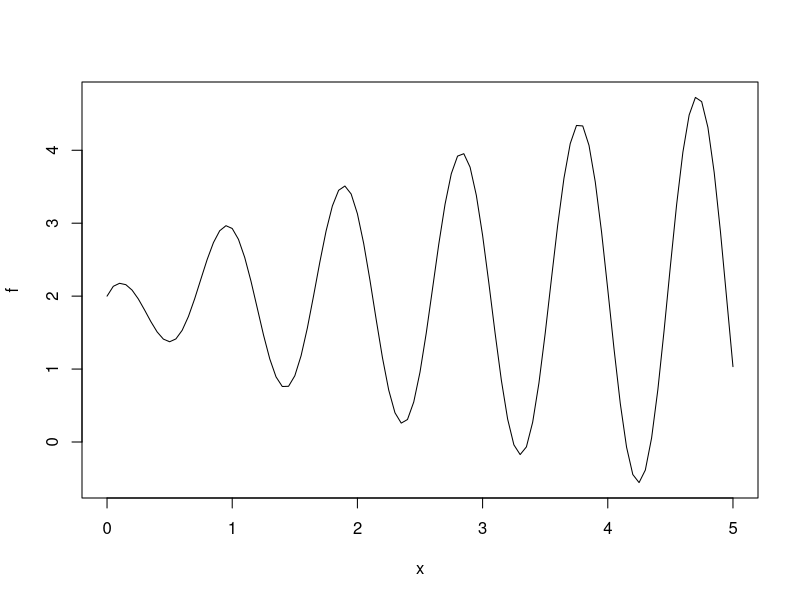
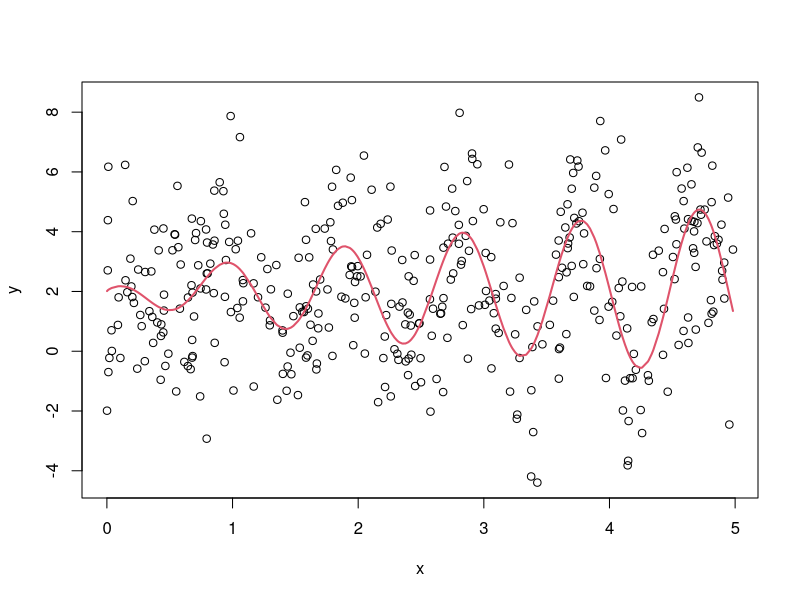
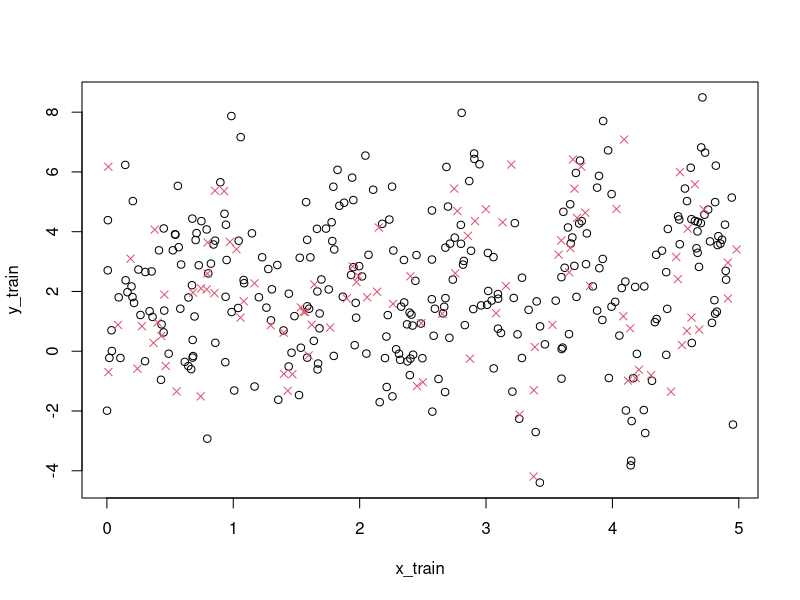
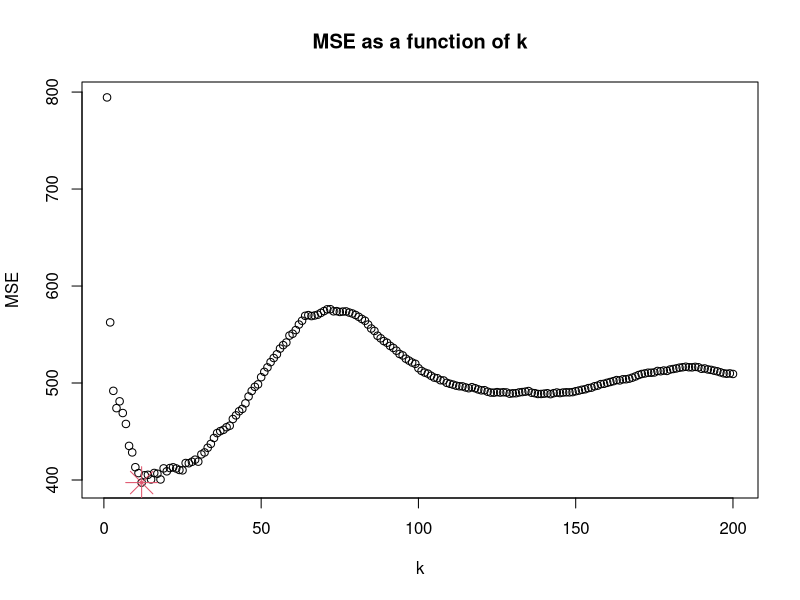
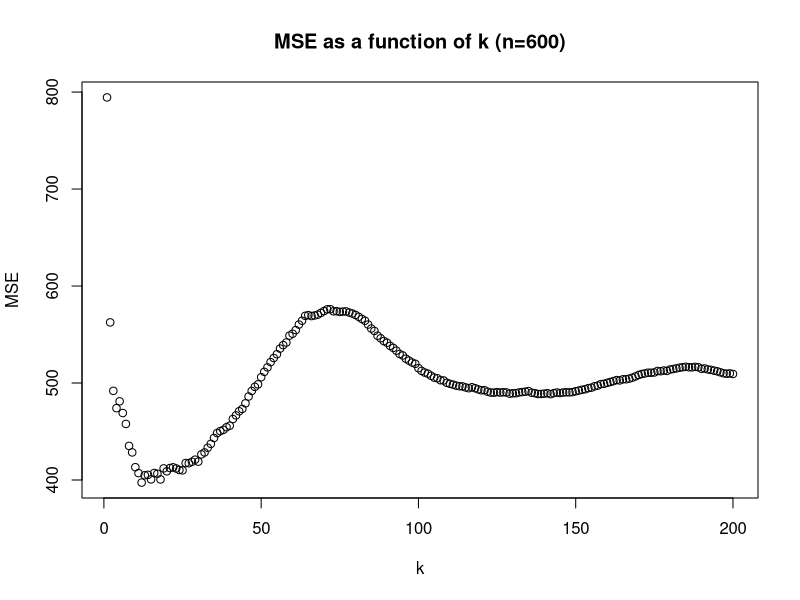
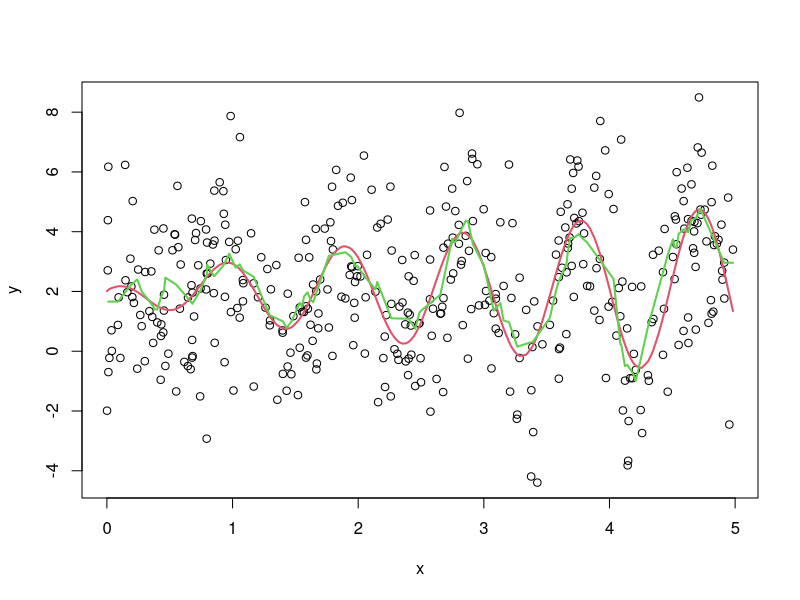
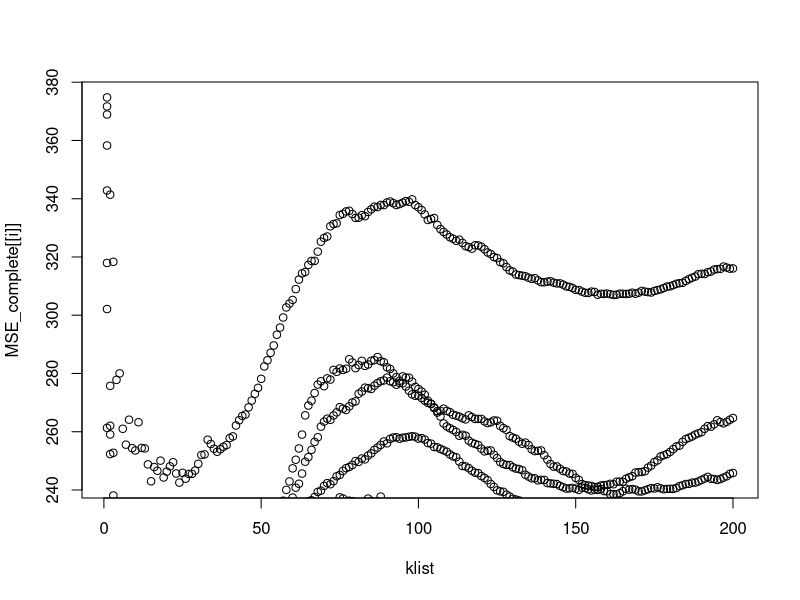
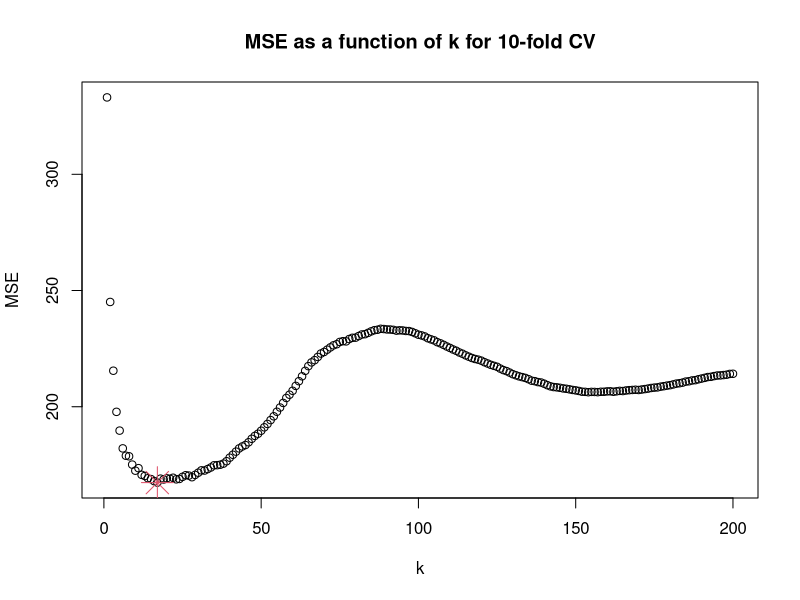

These charts were generated, in order, by the following R code: (Note: this script raises an error after producing the figures.)
# Selecting seed to be reproducible
set.seed(42)

# "best" predictor/algorithm
# One can try to modify the denominator inside the cosine to change the complexity of f*
f = function(x){
  y=2+x^(.2)*cos(x/.15)/x^-.45
  return(y)
}
plot(f,0,5)

# Simulating data points: change n and sigma
N=400
#sigma=1.2
sigma=2.0
x=runif(N,0,5); x=sort(x)  # For convenience, the input x is sorted
y=rep(0,times=N)
for (i in 1:N) {
  y[i] = f(x[i]) + rnorm(1,0,sigma)  # rnorm(size, mean, std)
}
plot(x,y)
points(x,f(x), type="l", col=2, lwd=2)

# k-neighbors estimator
# k is number of neighbors and test=TRUE/FALSE tells if you estimate
# over any grid (FALSE) or over the x sampled in test data set (TRUE)
kn = function(k, test){
  if (test=="FALSE") {
    z = seq(0, 5, by=0.01)
    ll = length(z)
  }
  if (test=="TRUE"){
    z = x_test
    ll = length(z)
  }
  nk = rep(0, times=ll)
  for (j in 1:ll) {
    veci = which(abs(z[j]-x_train) %in% sort(abs(z[j]-x_train))[1:k])
    nk[j] = sum(y_train[veci])/k
  }
  return(nk)
}

# Sampling data between train and test
indices = sample(c(1:N), size=300)  # getting indices randmonly
x_train = x[indices]
y_train = y[indices]
x_test = x[-indices]
y_test = y[-indices]

# Plotting train and test data in same figure
plot(x_train, y_train)
points(x_test, y_test, col=2, pch=4)

# MSE computation (test data)
klist = 1:200  # List of k to test
MSE = rep(0, times=length(klist))  # I make a zeroes array with length of ksize to store MSEs
for (ki in klist) {
  y_pred = kn(ki, "TRUE")
  MSEi = mean(sum((y_test - y_pred)^2))
  MSE[ki] = MSEi
}

# Getting best k from MSE
plot(klist, MSE, xlab="k", ylab="MSE", main="MSE as a function of k")
kbest = which.min(MSE)
points(kbest, MSE[kbest], col=2, pch=8, cex=3.0)

# plot for N=600
plot(klist, MSE, xlab="k", ylab="MSE", main="MSE as a function of k (n=600)")

# Plotting best estimator
plot(x,y)
points(x, f(x), type="l", col=2, lwd=2)
points(x_test, kn(kbest,"TRUE"), type="l", col=3, lwd=2)


####### CROSS VALIDATION (4.3) #######

# k-fold cross validation
folds = 10  # ex. folds=10 means 10-fold CV
fold_size = N/10

klist = 1:200  # List of k to test
MSE_complete = list()  # List to store the MSE list of each k-fold iteration
indices = sample(c(1:N), size=400)  # getting indices randmonly
for (iteration in 1:folds){
  metaindices_test = ((iteration-1)*fold_size+1):(iteration*fold_size)  # Parenthesis are really important to separate :
  ss1 = indices[-metaindices_test] # Choosing indices for train (ss1) and test (ss2)
  ss2 = indices[metaindices_test]
  # choosing partition train/test data
  y_train=y[ss1]
  x_train=x[ss1]
  y_test=y[ss2]
  x_test=x[ss2]
  # Plotting train and test data in same figure
  #plot(x_train, y_train)
  #points(x_test, y_test, col=2, pch=4)
  #browser()  # breakpoint
  # MSE computation (test data)
  MSE = rep(0, times=length(klist))  # I make a zeroes array with length of ksize to store MSEs
  for (ki in klist) {
    y_pred = kn(ki, "TRUE")
    MSEi = mean(sum((y_test - y_pred)^2))
    MSE[ki] = MSEi
  }
  MSE_complete[[iteration]] <- MSE  # Store the MSE for this k in the complete MSE list.
}

# Plotting all MSE curves
for (i in 1:folds) {
  if (i==1){
    plot(klist, MSE_complete[[i]])
  }
  else{
    points(klist, MSE_complete[[i]]) 
  }
}

# Computing mean MSE curve
MSE_mean_10fold = list()
for (i in klist) {
  sum = 0
  for (j in 1:folds) {
    sum = sum + MSE_complete[[j]][i]
  }
  MSE_mean_10fold[i] <- sum/folds
}
# Plotting mean MSE curve
#points(klist, MSE_mean, col=2)
plot(klist, MSE_mean_10fold, xlab="k", ylab="MSE", main="MSE as a function of k for 10-fold CV")
# Taking the best k from mean MSE curve
kbest_10fold = which.min(MSE_mean_10fold)
points(kbest_10fold, MSE_mean_10fold[kbest_10fold], col=2, pch=8, cex=3.0)

# Plotting best estimator
plot(x,y)
points(x, f(x), type="l", col=2, lwd=2)
# Sorting x_test for plotting
x_test = sort(x_test)
points(x_test, kn(k_best,"TRUE"), col=3, pch=17)

#### Leave-one-out cross-validation ###
for (i in 1:N){
  x_train = x[-i]
  y_train = y[-i]
  x_test = x[i]
  y_test = y[i]
  MSE = rep(0, times=length(klist))  # I make a zeroes array with length of ksize to store MSEs
  for (ki in klist) {
    y_pred = kn(ki, "TRUE")
    MSEi = mean(sum((y_test - y_pred)^2))
    MSE[ki] = MSEi
  }
  MSE_complete[[i]] <- MSE  # Store the MSE for this k in the complete MSE list.
}

# Computing mean MSE curve
MSE_mean_loocv = list()
for (i in klist) {
  sum = 0
  for (j in 1:N) {
    sum = sum + MSE_complete[[j]][i]
  }
  MSE_mean_loocv[i] <- sum/folds
}
# Plot MSE curve
plot(klist, MSE_mean_loocv, xlab="k", ylab="MSE", main="MSE as a function of k for LOOCV")
# Taking the best k from mean MSE curve
kbest_LOOCV = which.min(MSE_mean_loocv)
points(kbest_LOOCV, MSE_mean_loocv[kbest_LOOCV], col=2, pch=8, cex=3.0)

# Plotting both mean_MSE curves
plot(klist, MSE_mean_10fold)
points(klist, MSE_mean_loocv, col=2, pch=4)
# adding legend
legend(150,80, legend=c("10-fold CV", "LOOCV"),
       col=c("black", "red"), lty=1:2, cex=1.0,
       box.lty=0)
### ###

####### END OF CROSS-VALIDATION (4.3) #######


####### EFFECT OF IRREDUCIBLE ERROR 4.4 #######

# Effect of irreducible error sigma^2
# The error is related to the sigma somehow...

# Effect of Irreducible error
# Irreducible error is sigma^2 in y = f(x) + sigma
sigma_list = seq(0.1, 4, by=0.1)  # sigma from 1 to 10 in steps of 0.1
kbest_list_10fold = rep(0, times=length(sigma_list))
kbest_list_loocv = rep(0, times=length(sigma_list))
folds=10
fold_size = N/folds
klist = 1:200

for (si in 1:length(sigma_list)) {
  MSE_complete_kfold = list()  # List to store the MSE list of each k-fold iteration
  MSE_complete_loocv = list()  # List to store the MSE list of each k-fold iteration
  y=rep(0,times=N)
  for (i in 1:N) {
    y[i] = f(x[i]) + rnorm(1,0,sigma_list[si])  # rnorm(size, mean, std)
  }
  indices = sample(c(1:N), size=400)  # getting indices randmonly
  ### KNN ###
  for (iteration in 1:folds){
    metaindices_test = ((iteration-1)*fold_size+1):(iteration*fold_size)  # Parenthesis are really important to separate :
    ss1 = indices[-metaindices_test] # Choosing indices for train (ss1) and test (ss2)
    ss2 = indices[metaindices_test]
    # choosing partition train/test data
    y_train=y[ss1]
    x_train=x[ss1]
    y_test=y[ss2]
    x_test=x[ss2]
    # Plotting train and test data in same figure
    #plot(x_train, y_train)
    #points(x_test, y_test, col=2, pch=4)
    #browser()  # breakpoint
    # MSE computation (test data)
    MSE = rep(0, times=length(klist))  # I make a zeroes array with length of ksize to store MSEs
    for (ki in klist) {
      y_pred = kn(ki, "TRUE")
      MSEi = mean(sum((y_test - y_pred)^2))
      MSE[ki] = MSEi
    }
    MSE_complete_kfold[[iteration]] <- MSE  # Store the MSE for this k in the complete MSE list.
  }
  # Computing mean MSE curve
  MSE_mean_10fold = list()
  for (i in klist) {
    sum = 0
    for (j in 1:folds) {
      sum = sum + MSE_complete_kfold[[j]][i]
    }
    MSE_mean_10fold[i] <- sum/folds
  }
  # Taking the best k from mean MSE curve
  kbest_10fold = which.min(MSE_mean_10fold)
  kbest_list_10fold[si] <- kbest_10fold
  ### ###
  #### Leave-one-out cross-validation ###
  for (i in 1:N){
    x_train = x[-i]
    y_train = y[-i]
    x_test = x[i]
    y_test = y[i]
    MSE = rep(0, times=length(klist))  # I make a zeroes array with length of ksize to store MSEs
    for (ki in klist) {
      y_pred = kn(ki, "TRUE")
      MSEi = mean(sum((y_test - y_pred)^2))
      MSE[ki] = MSEi
    }
    MSE_complete_loocv[[i]] <- MSE  # Store the MSE for this k in the complete MSE list.
  }
  
  # Computing mean MSE curve
  MSE_mean_loocv = list()
  for (i in klist) {
    sum = 0
    for (j in 1:N) {
      sum = sum + MSE_complete_loocv[[j]][i]
    }
    MSE_mean_loocv[i] <- sum/folds
  }
  kbest_LOOCV = which.min(MSE_mean_loocv)
  kbest_list_loocv[si] <- kbest_LOOCV
  ### ###
}

## Plotting results
plot(sigma_list, kbest_list_10fold, xlab="eps", ylab="k_best", main="Best k as a function of irreducible error.")
points(sigma_list, kbest_list_loocv, col="blue", pch=4)
# adding legend
legend(0.25,30, legend=c("10-fold CV", "LOOCV"),
       col=c("black", "blue"), lty=1:2, cex=1.0,
       box.lty=0)

# Doing a linear fit
lmfit = lm(c(kbest_list_10fold, kbest_list_loocv)~c(sigma_list,sigma_list))
abline(lmfit)
summary(lmfit)

####### END OF EFFECT OF IRREDUCIBLE ERROR 4.4 #######


